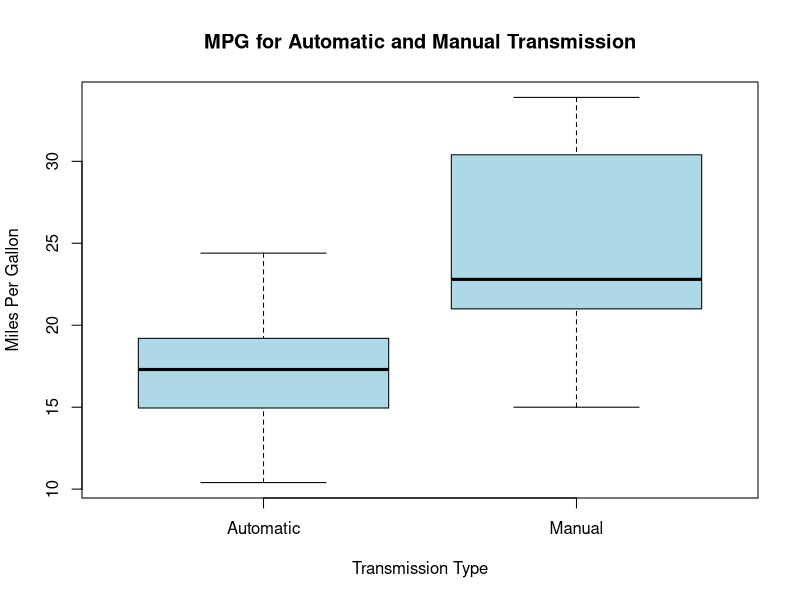
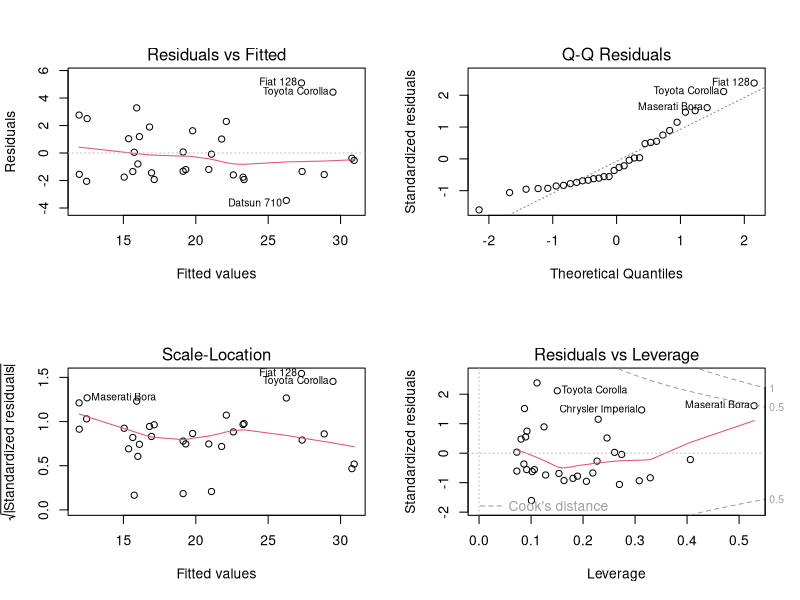
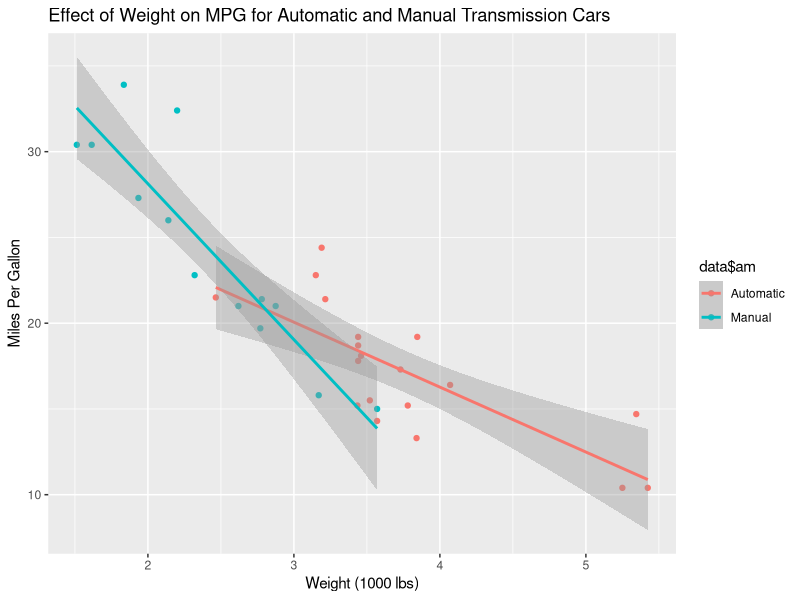

Reproduce these figures in R, in order.
## ---- chunk 1
knitr::opts_chunk$set(echo = TRUE)
## ---- chunk 2
data(mtcars)
data <- mtcars
data$am <- factor(data$am)
levels(data$am) <-c("Automatic", "Manual")
library(ggplot2)
## ---- chunk 3
t.test(mpg ~ am, data = data)$p.value
## ---- chunk 4
fitnew <- lm(mpg ~ am + cyl + hp + wt, data)
summary(fitnew)[4]
## ---- chunk 5
fitint <- lm(mpg ~ am + cyl + hp + wt + am:wt, data)
summary(fitint)[4]; summary(fitint)[8]
## ---- chunk 6
str(data)
## ---- chunk 7
boxplot(mpg ~ am, data = data, main = "MPG for Automatic and Manual Transmission",
        ylab = "Miles Per Gallon", xlab = "Transmission Type", col = "light blue")
## ---- chunk 8
fit1 <- lm(mpg ~ am, data)
fit2 <- lm(mpg ~ am + cyl, data)
fit3 <- lm(mpg ~ am + cyl + disp, data)
fit4 <- lm(mpg ~ am + cyl + disp + hp, data)
fit5 <- lm(mpg ~ am + cyl + disp + hp + drat, data)
fit6 <- lm(mpg ~ am + cyl + disp + hp + drat + wt, data)
fit7 <- lm(mpg ~ am + cyl + disp + hp + drat + wt + qsec, data)
fit8 <- lm(mpg ~ am + cyl + disp + hp + drat + wt + qsec + vs, data)
fit9 <- lm(mpg ~ am + cyl + disp + hp + drat + wt + qsec + vs + gear, data)
fit10 <- lm(mpg ~ am + cyl + disp + hp + drat + wt + qsec + vs + gear + carb, data)
anova(fit1, fit2, fit3, fit4, fit5, fit6, fit7, fit8, fit9, fit10)
## ---- chunk 9
fit11 <- lm(mpg ~ am + cyl + hp + wt, data)
fit12 <- lm(mpg ~ am + cyl + hp + wt + am:cyl, data)
fit13 <- lm(mpg ~ am + cyl + hp + wt + am:cyl + am:hp, data)
fit14 <- lm(mpg ~ am + cyl + hp + wt + am:cyl + am:hp + am:wt, data)
anova(fit11, fit12, fit13, fit14)
## ---- chunk 10
par(mfrow = c(2,2))
plot(fitint)
## ---- chunk 11
qplot(x = data$wt, y = data$mpg, col = data$am, geom = c("point", "smooth"), method = "lm",
      main = "Effect of Weight on MPG for Automatic and Manual Transmission Cars",
      xlab = "Weight (1000 lbs)", ylab = "Miles Per Gallon")
